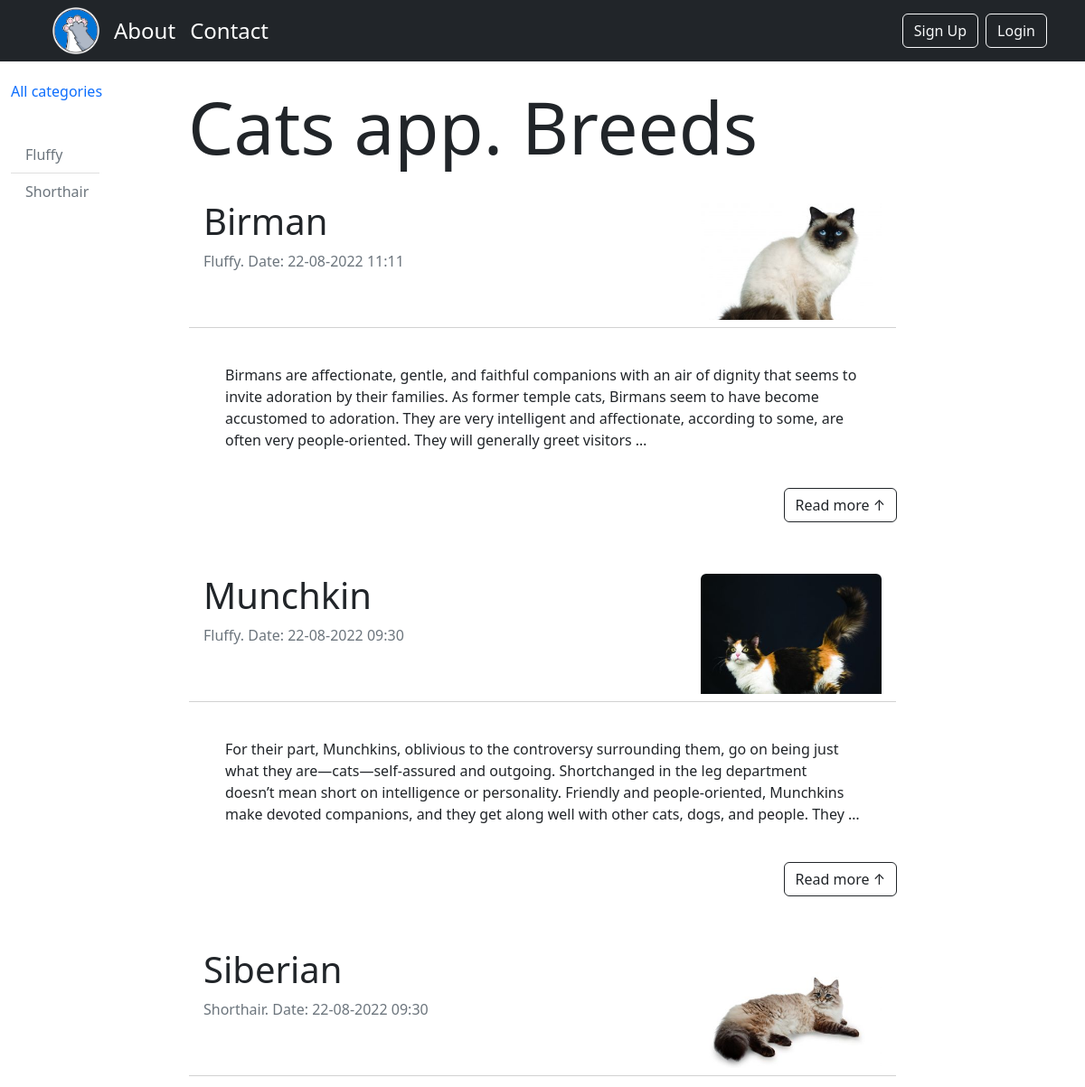
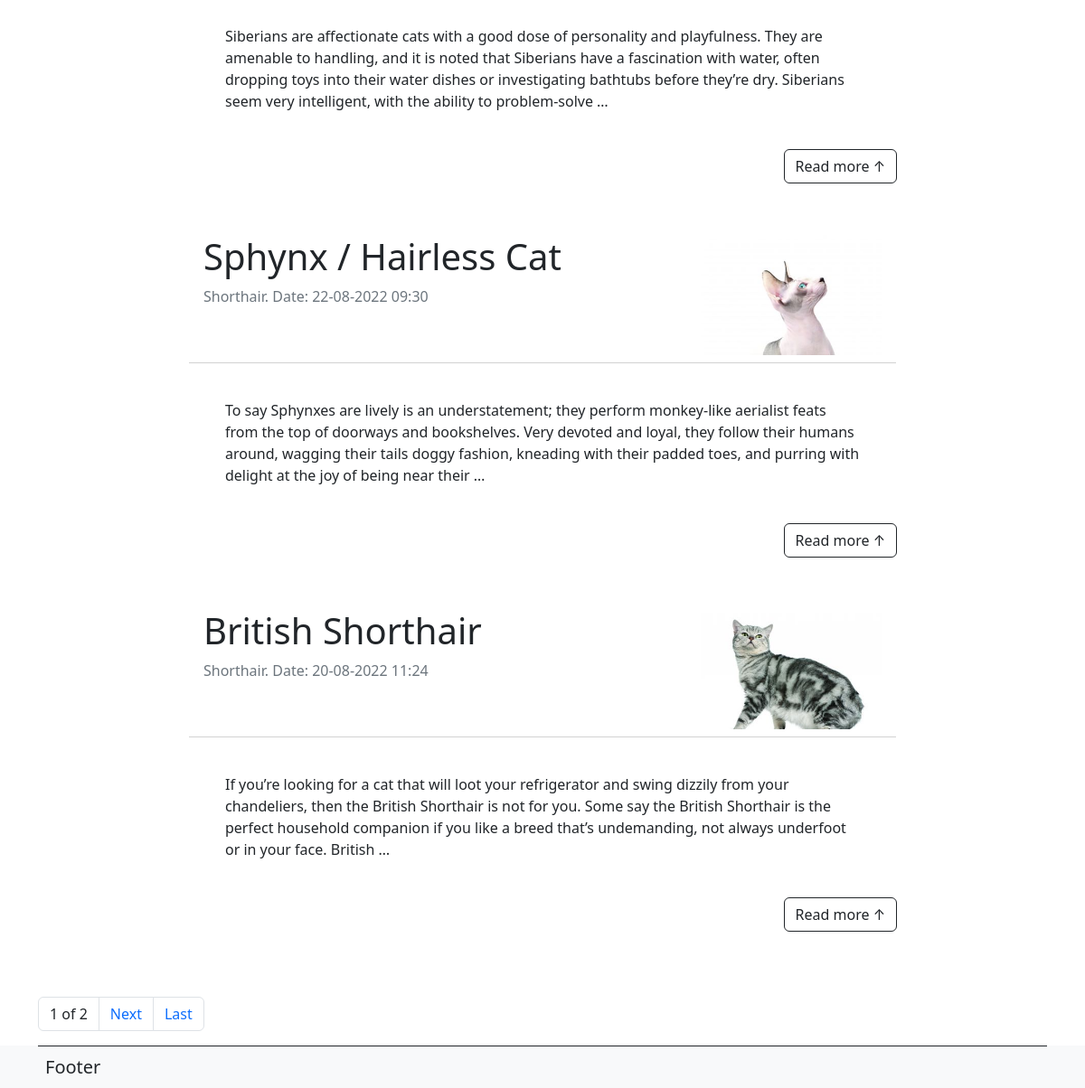
The page / on the database its author committed (2 pictures, top to bottom).
### cats/models.py (models this page shows, shortened)
class Category(models.Model):
    name = models.CharField(max_length=100, db_index=True)
    slug = models.SlugField(max_length=255, unique=True, db_index=True, verbose_name='URL')
    def __str__(self):
        return self.name
    def get_absolute_url(self):
        return reverse('category', kwargs={'cat_slug': self.slug})
    class Meta:
        verbose_name = 'Категория'
        verbose_name_plural = 'Категории котов'
        ordering = ['name']

class Breeds(models.Model):
    title = models.CharField(max_length=255)
    slug = models.SlugField(max_length=255, unique=True, db_index=True, verbose_name='URL')
    content = models.TextField(blank=True)
    photo = models.ImageField(upload_to='photos/%Y/%m/%d/')
    time_create = models.DateTimeField(auto_now_add=True, verbose_name='date')
    time_update = models.DateTimeField(auto_now=True)
    is_published = models.BooleanField(default=True)
    category = models.ForeignKey('Category', on_delete=models.PROTECT)
    def get_absolute_url(self):
        return reverse('post', kwargs={'post_slug': self.slug})
    class Meta:
        verbose_name = 'Кот-котик'
        verbose_name_plural = 'Коты-котики'
        ordering = ['-time_create', 'title']

### cats/views.py (the view)
# urls.py: path('', BreedsHome.as_view(), name='home'),
class BreedsHome(DataMixin, ListView):
    model = Breeds
    template_name = 'cats/index.html'
    context_object_name = 'posts'
    def get_context_data(self, *, object_list=None, **kwargs):
        context = super().get_context_data(**kwargs)
        c_def = self.get_user_context(title='Cats app. Breeds')
        return dict(list(context.items()) + list(c_def.items()))
    def get_queryset(self):
        return Breeds.objects.filter(is_published=True).select_related('category')

### cats/utils.py (called while the page is built)
    def get_user_context(self, **kwargs):
        context = kwargs
        cats = Category.objects.annotate(Count('breeds'))
        context['cats'] = cats
        user_menu = menu.copy()
        if not self.request.user.is_authenticated:
            user_menu.pop(1)
        context['menu'] = user_menu
        if 'cat_selected' not in context:
            context['cat_selected'] = 0
        return context

### cats/templates/cats/index.html
{% extends 'cats/base.html' %}
{% load cats_tags %}
{% block content %}
<h1 class="display-1 pt-4">{{ title }}</h1>
{% for p in posts %}
<div class="card mt-4 border-white">
    <div class="card-header bg-white">
        <div class="row">
            <div class="col-md-9">
                <h2 class="fs-1">{{ p.title }}</h2>
                <p class="text-secondary">{{ p.category }}. Date: {{ p.time_update| date:"d-m-Y H:i" }}</p>
            </div>
            <div class="col-md-3">
                {% if p.photo %}
                <div class="img_wrap float-end">
                    <img src="{{ p.photo.url }}" alt="{{ p.title }}"
                         class="figure-img img-fluid rounded">
                </div>
                {% endif %}
            </div>
        </div>
    </div>
    <div class="card-body m-4"><p class="card-text">{{ p.content | truncatewords:50}}</p></div>
</div>
<div class="d-grid d-md-flex justify-content-md-end pb-4">
    <a class="btn btn-outline-dark" href="{{ p.get_absolute_url }}">Read more &#8593</a>
</div>
{% endfor %}
{% endblock %}

### cats/templates/cats/base.html (shortened to what this page needs)
{% load cats_tags %}
<!DOCTYPE html>
<html lang="en">
<head>
    <link href="https://cdn.jsdelivr.net/npm/bootstrap@5.2.0/dist/css/bootstrap.min.css" rel="stylesheet"
>
</head>
<body class="d-flex flex-column min-vh-100">
{% block mainmenu %}
<nav class="navbar navbar-expand-lg bg-dark text-white navbar-white">
    <div class="container">
        {% load static %}
        {% for m in menu %}
        {% if m.title == 'Main' %}
        <a href="{% url m.url_name %}"><img src="{% static 'cats/images/paws.png' %}" alt="paws" height="52px"
                                            class="pe-2 ps-2 ms-2 nav_hover"></a>
        {% else %}
        <a class='nav-link fs-4 p-2 nav_hover' href="{% url m.url_name %}">{{ m.title }}</a>
        {% endif %}
        {% endfor %}
        {% if not user.is_authenticated %}
        <a class='ms-auto btn btn-outline-light' href="{% url 'register' %}">Sign Up</a>
        <a class='ms-2 btn btn-outline-light' href="{% url 'login' %}">Login</a>
        {% else %}
        <span class='ms-auto text-white pe-2'>{{ user.username }} </span>
        <a class='ms-2 btn btn-outline-light' href="{% url 'logout' %}">Log Out</a>
        {% endif %}
    </div>
</nav>
{% endblock mainmenu %}
<div class="container-fluid">
    <div class="d-flex justify-content-start">
        <aside class="col-md-2 sticky-xl-top text-muted align-self-start">
            {% if cat_selected == 0 %}
            <h2 class="h6 pt-4 pb-3 mb-4 sidebar_hover"><a href="{% url 'home' %}" class="text-primary " style="text-decoration: none">All
                categories</a></h2>
            {% else %}
            <h2 class="h6 pt-4 pb-3 mb-4 sidebar_hover"><a href="{% url 'home' %}" class="text-secondary" style="text-decoration: none">All
                categories</a></h2>
            {% endif%}
            <ul class="list-group list-group-flush">
                {% for c in cats %}
                {% if c.breeds__count > 0 %}
                {% if c.pk == cat_selected %}
                <a href="{{ c.get_absolute_url }}" class="list-group-item col-md-6 text-primary sidebar_hover">{{ c.name }}</a>
                {% else %}
                <a href="{{ c.get_absolute_url }}" class="list-group-item col-md-6 text-secondary sidebar_hover">{{ c.name }}</a>
                {% endif %}
                {% endif %}
                {% endfor %}
            </ul>
        </aside>
        <div class="col-md-8">
            {% block content%}
            {% endblock %}
        </div>
    </div>
</div>
{% if page_obj.has_other_pages %}
<div class="container pt-5">
    <ul class="pagination">
        <li class="page-item"><a href="" class="page-link disabled text-dark">{{ page_obj.number}} of
            {{ page_obj.paginator.num_pages }}</a></li>
        {% if page_obj.has_next %}
        <li class="page-item"><a class="page-link" href="?page={{ page_obj.next_page_number }}">Next</a></li>
        <li class="page-item"><a class="page-link" href="?page={{ page_obj.paginator.num_pages }}">Last</a></li>
        {% endif %}
    </ul>
</div>
{% endif %}
<footer class="mt-auto bg-light">
    <div class="container ">
        <div class="border-top p-2 border-dark">
            <span class="fs-5">Footer</span>
        </div>
    </div>
</footer>
</body>
</html>

### cats/templates/cats/base.html (style rules this page uses)
.img_wrap { width: 200px; height: 133px; overflow: hidden; }
.nav_hover { border-radius: 0.375rem; }

### rows shown on the page
Category: name "Fluffy"
Category: name "Shorthair"
Breeds: title "Birman", category "Fluffy", time_update "22-08-2022 11:11", photo (picture), content "Birmans are affectionate, gentle, and faithful companions with an air of dignity that seems to invite adoration by their families. As former temple cats, Birmans seem to have become accustomed to adoration. They are very intelligent and affectionate, according to some, are often very people-oriented. They will generally greet visitors …"
Breeds: title "Munchkin", category "Fluffy", time_update "22-08-2022 09:30", photo (picture), content "For their part, Munchkins, oblivious to the controversy surrounding them, go on being just what they are—cats—self-assured and outgoing. Shortchanged in the leg department doesn’t mean short on intelligence or personality. Friendly and people-oriented, Munchkins make devoted companions, and they get along well with other cats, dogs, and people. They …"
Breeds: title "Siberian", category "Shorthair", time_update "22-08-2022 09:30", photo (picture), content "Siberians are affectionate cats with a good dose of personality and playfulness. They are amenable to handling, and it is noted that Siberians have a fascination with water, often dropping toys into their water dishes or investigating bathtubs before they’re dry. Siberians seem very intelligent, with the ability to problem-solve …"
Breeds: title "Sphynx / Hairless Cat", category "Shorthair", time_update "22-08-2022 09:30", photo (picture), content "To say Sphynxes are lively is an understatement; they perform monkey-like aerialist feats from the top of doorways and bookshelves. Very devoted and loyal, they follow their humans around, wagging their tails doggy fashion, kneading with their padded toes, and purring with delight at the joy of being near their …"
Breeds: title "British Shorthair", category "Shorthair", time_update "20-08-2022 11:24", photo (picture), content "If you’re looking for a cat that will loot your refrigerator and swing dizzily from your chandeliers, then the British Shorthair is not for you. Some say the British Shorthair is the perfect household companion if you like a breed that’s undemanding, not always underfoot or in your face. British …"

### other values the page prints
{{ m.title }} "About" "Contact"
{{ title }} "Cats app. Breeds"
{{ page_obj.number }} "1"
{{ page_obj.paginator.num_pages }} "2"
